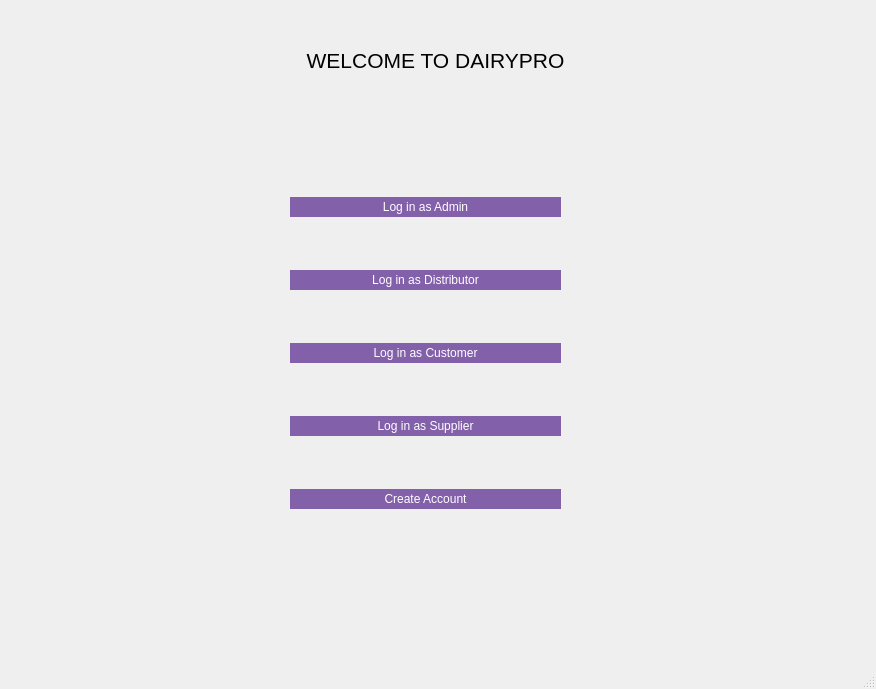
<?xml version="1.0" encoding="UTF-8"?>
<ui version="4.0">
 <class>MainWindow</class>
 <widget class="QMainWindow" name="MainWindow">
  <property name="geometry">
   <rect>
    <x>0</x>
    <y>0</y>
    <width>876</width>
    <height>689</height>
   </rect>
  </property>
  <property name="windowTitle">
   <string>MainWindow</string>
  </property>
  <property name="styleSheet">
   <string notr="true">QPushButton,
QPushButton:focus {
 color: rgb(255, 255, 255); background-color: #8360aa;  border: 3px solid #8360aa;}


</string>
  </property>
  <widget class="QWidget" name="centralwidget">
   <widget class="QWidget" name="layoutWidget">
    <property name="geometry">
     <rect>
      <x>290</x>
      <y>150</y>
      <width>271</width>
      <height>411</height>
     </rect>
    </property>
    <layout class="QVBoxLayout" name="verticalLayout">
     <item>
      <widget class="QPushButton" name="loginAdmin">
       <property name="styleSheet">
        <string notr="true">QPushButton:hover,
QPushButton:focus {
	
  color: rgb(255, 255, 255);
  background-color: #8360aa;
  border: 3px solid #8360aa;
}</string>
       </property>
       <property name="text">
        <string>Log in as Admin</string>
       </property>
      </widget>
     </item>
     <item>
      <widget class="QPushButton" name="loginDistributor">
       <property name="styleSheet">
        <string notr="true">QPushButton:hover,
QPushButton:focus {
	
  color: rgb(255, 255, 255);
  background-color: #8360aa;
  border: 3px solid #8360aa;
}</string>
       </property>
       <property name="text">
        <string>Log in as Distributor</string>
       </property>
      </widget>
     </item>
     <item>
      <widget class="QPushButton" name="loginCustomer">
       <property name="styleSheet">
        <string notr="true">QPushButton:hover,
QPushButton:focus {
	
  color: rgb(255, 255, 255);
  background-color: #8360aa;
  border: 3px solid #8360aa;
}</string>
       </property>
       <property name="text">
        <string>Log in as Customer</string>
       </property>
      </widget>
     </item>
     <item>
      <widget class="QPushButton" name="loginSupplier">
       <property name="styleSheet">
        <string notr="true">QPushButton:hover,
QPushButton:focus {
	
  color: rgb(255, 255, 255);
  background-color: #8360aa;
  border: 3px solid #8360aa;
}</string>
       </property>
       <property name="text">
        <string>Log in as Supplier</string>
       </property>
      </widget>
     </item>
     <item>
      <widget class="QPushButton" name="createAccount">
       <property name="styleSheet">
        <string notr="true">QPushButton:hover,
QPushButton:focus {
	
  color: rgb(255, 255, 255);
  background-color: #8360aa;
  border: 3px solid #8360aa;
}</string>
       </property>
       <property name="text">
        <string>Create Account</string>
       </property>
      </widget>
     </item>
    </layout>
   </widget>
   <widget class="QLabel" name="label_12">
    <property name="geometry">
     <rect>
      <x>270</x>
      <y>40</y>
      <width>331</width>
      <height>41</height>
     </rect>
    </property>
    <property name="font">
     <font>
      <pointsize>16</pointsize>
     </font>
    </property>
    <property name="text">
     <string>WELCOME TO DAIRYPRO</string>
    </property>
    <property name="alignment">
     <set>Qt::AlignCenter</set>
    </property>
   </widget>
   <widget class="QLabel" name="label_2">
    <property name="geometry">
     <rect>
      <x>-20</x>
      <y>-10</y>
      <width>911</width>
      <height>711</height>
     </rect>
    </property>
    <property name="styleSheet">
     <string notr="true">QLabel
QLabel:focus{
opacity: 0.1
}
</string>
    </property>
    <property name="text">
     <string/>
    </property>
    <property name="pixmap">
     <pixmap>C:/Users/EAM/Downloads/WhatsApp Image 2023-11-23 at 1.47.19 PM.jpeg</pixmap>
    </property>
    <property name="scaledContents">
     <bool>true</bool>
    </property>
   </widget>
   <zorder>label_2</zorder>
   <zorder>layoutWidget</zorder>
   <zorder>label_12</zorder>
  </widget>
  <widget class="QMenuBar" name="menubar">
   <property name="geometry">
    <rect>
     <x>0</x>
     <y>0</y>
     <width>876</width>
     <height>26</height>
    </rect>
   </property>
  </widget>
  <widget class="QStatusBar" name="statusbar"/>
 </widget>
 <resources/>
 <connections/>
</ui>
